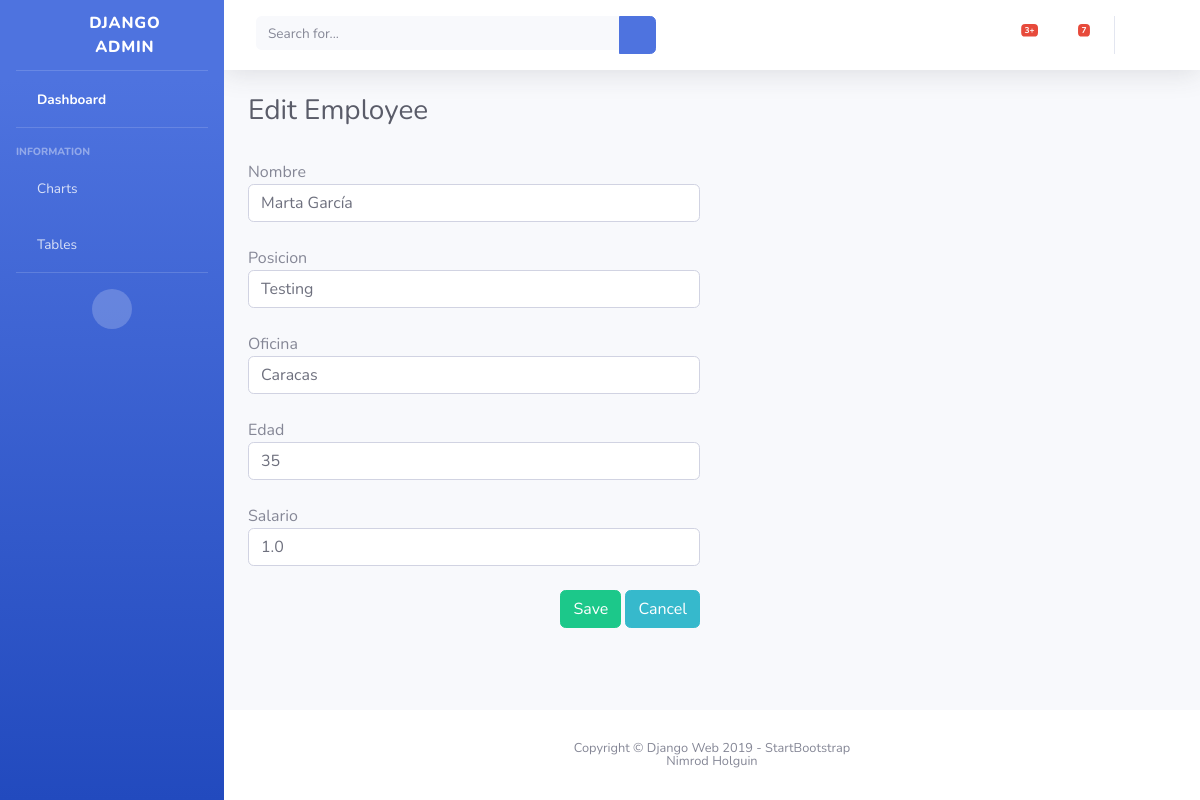
Screenshot of /user/logged_in/7/edit_employee with the database file from the repository.
### web/models.py (models this page shows)
class Empleado(models.Model):
    id = models.AutoField(primary_key=True)
    nombre = models.CharField(max_length=200)
    posicion = models.CharField(max_length=200)
    oficina = models.CharField(max_length=200)
    edad = models.IntegerField()
    inicio = models.DateTimeField(default=timezone.now)
    salario = models.FloatField()

### web/views.py (the view)
# urls.py: path('user/logged_in/<int:pk>/edit_employee', views.edit_employee, name="edit_employee")
def edit_employee(request, pk):
    empleado = Empleado.objects.get(id=pk)
    if request.method == 'GET':
        form = EmployeeForm(instance=empleado)
    else:
        form = EmployeeForm(request.POST, instance=empleado)
        if form.is_valid():
            form.save()
            return redirect('table')
    return render(request,'web/edit_employee.html',{'form':form})

### web/forms.py
class EmployeeForm(forms.ModelForm):
    class Meta:
        model = Empleado
        fields = ['nombre', 'posicion', 'oficina', 'edad', 'salario']
        widgets = {
            'nombre': forms.TextInput(attrs={'class':'form-control','placeholder':'Name'}),
            'posicion': forms.TextInput(attrs={'class':'form-control','placeholder':'Position'}),
            'oficina': forms.TextInput(attrs={'class':'form-control','placeholder':'Office'}),
            'edad': forms.TextInput(attrs={'class':'form-control','placeholder':'Age'}),
            'salario': forms.TextInput(attrs={'class':'form-control','placeholder':'Salary'})
        }

### web/templates/web/edit_employee.html (shortened to what this page needs)
{% extends 'web/base_home.html' %}
  {% block main %}
    <h1 class="h3 mb-2 text-gray-800">Edit Employee</h1>
    <br />
    <form method="post" enctype="multipart/form-data" >
      <div class="row">
        <div class="col">
          {% for fields in form %}
            <span>{{fields.label}}</span>
            {{fields}}
            <br />
          {% endfor %}
          <div class="text-right">
            <button type="submit" class="btn btn-success">Save</button>
            <a href="{% url 'table' %}" class="btn btn-info">Cancel</a>
          </div>
          <br />
        </div>
        <div class="col">
        </div>
      </div>
    </form>
  {% endblock %}

### rows the page displays
Empleado: form "Marta García" "Testing" "Caracas" "35" "1.0"

### other values shown
{{ fields.label }} "Nombre" "Posicion" "Oficina" "Edad" "Salario"
